Frame 1 (no input): blank canvas, image omitted
Frame 60 (the mouse pressed at the canvas centre just before this capture): blank canvas, image omitted
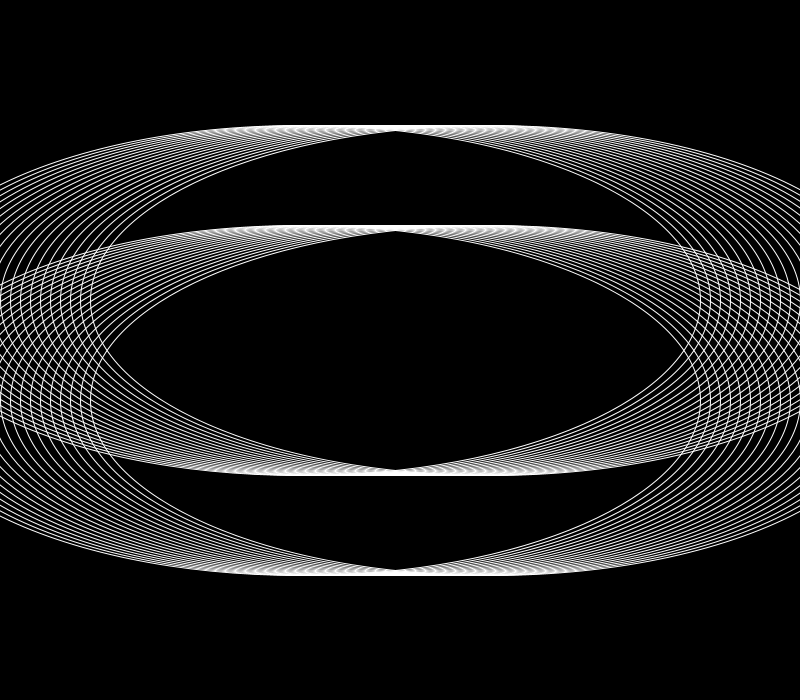
Frame 120 (the mouse held since frame 60 and released just before this capture)

The Processing sketch whose frames 1 and 60 were blank and that drew this single picture after the mouse press (run headless with seeded random() and noise(); from frame 60 on, the mouse is pressed at the canvas centre):

// Processing sketch: processing_133221
// ── processing_133221.pde

void setup() {
  size(800,700);
background(0);
stroke(255);
}
void draw(){
 background(0);//so you don't see the past shapes you made
  smooth();
  noFill();
  for (int l=0;l<200;l=l+10)//to change positions of the circles

  ellipse(300+l,300, mouseX+mouseX, mouseY);//changng circles shapes based on placement of mouse
  for(int t=0;t<200;t=t+10)
  ellipse(300+t,400, mouseX+mouseX, mouseY);
}
